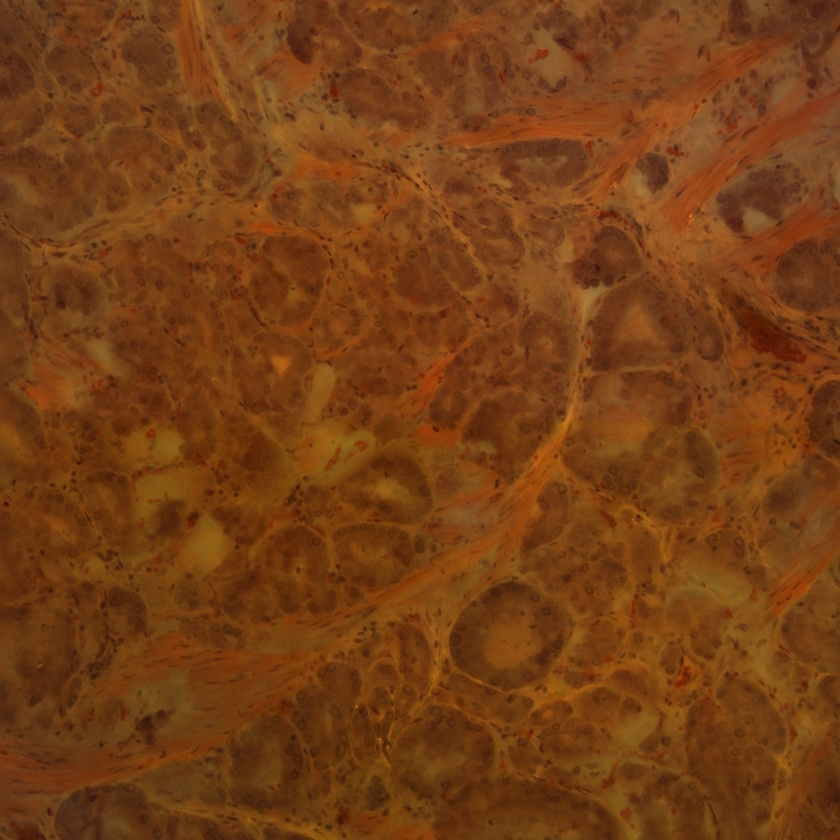
#> input picture Prostate.jpg, 840 x 840 px, shrunk from 2048 x 2048 before the run, found by its file name
$ jupyter execute epicIII.ipynb
#> lines starting #> are read from the running program, lines starting #| are printed output that depends on the picture
#> further down, prostate is the input picture: PIL image 840x840 RGB; mean R, G, B 117.6, 62.8, 21.1
# Notebook le Epic

## Imports

[cell 1]
import numpy as np
import cv2 as cv
from PIL import Image, ImageEnhance
from matplotlib import pyplot as plt
from scipy.ndimage import gaussian_filter
from skimage.color import rgb2gray
from scipy.signal import convolve2d
import matplotlib.pyplot as plt
from PIL import Image, ImageEnhance

## Helper Functions

### imageLoad2Gray
coverts an image into grayscale and normalizes it

[cell 2]
def imageLoad2Gray(img: np.array, dtype = np.float32) -> np.array:
    image = np.asarray(img, dtype = dtype)
    image = rgb2gray(image)
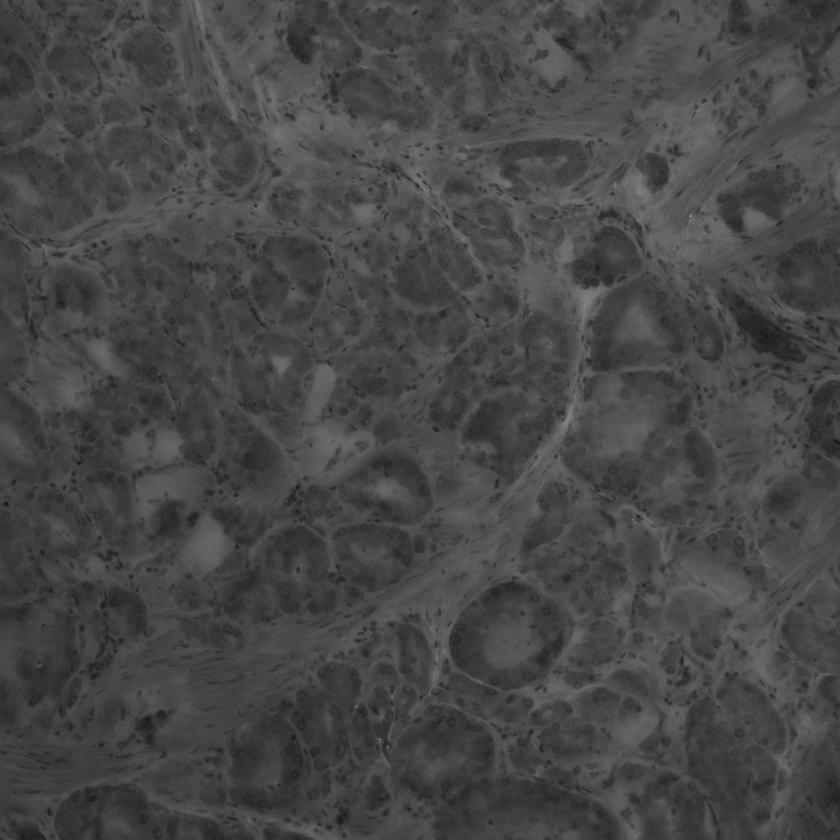
#> image: shape (840, 840) float32; min 14.63, max 166.4, mean 71.4
    image /= 255.0
    return image

### img_save
show and save a ndarray as an image

[cell 3]
def img_save(img_array, file_name, title= '', show = True, cmap=None, dtype = np.uint8):

    if show:
        plt.imshow(img_array.astype(dtype), cmap = cmap)
        plt.title(title)
        plt.show()

    plt.imsave(file_name, img_array.astype(dtype), cmap = cmap)

### brightness_pil

brightness of an image using Pillow

[cell 4]
def brightness_pil(img, factor=0.5):
    # Convert numpy array to PIL Image
    img_pil = Image.fromarray(np.uint8(img * 255))

    # Initialize the enhancer
    enhancer = ImageEnhance.Brightness(img_pil)

    # Apply the enhancement
    img_output_pil = enhancer.enhance(factor)

    # Convert enhanced PIL image back to numpy array
    img_output = np.array(img_output_pil) / 255.0  # Normalize to [0, 1] range

    return img_output

## Step 1

Convert the image into greyscale

[cell 5]
prostate = Image.open("Prostate.jpg")
gray_prostate = imageLoad2Gray(prostate)

[cell 6]
plt.imshow(gray_prostate, cmap="gray")

## Step 2

Play around with gaussian blur

[cell 7]
blurry_prostate = gaussian_filter(gray_prostate, sigma=15)

[cell 8]
plt.imshow(gray_prostate/blurry_prostate, cmap="gray")
plt.imsave(arr=gray_prostate/blurry_prostate, fname= "amgojs.png", cmap="gray")
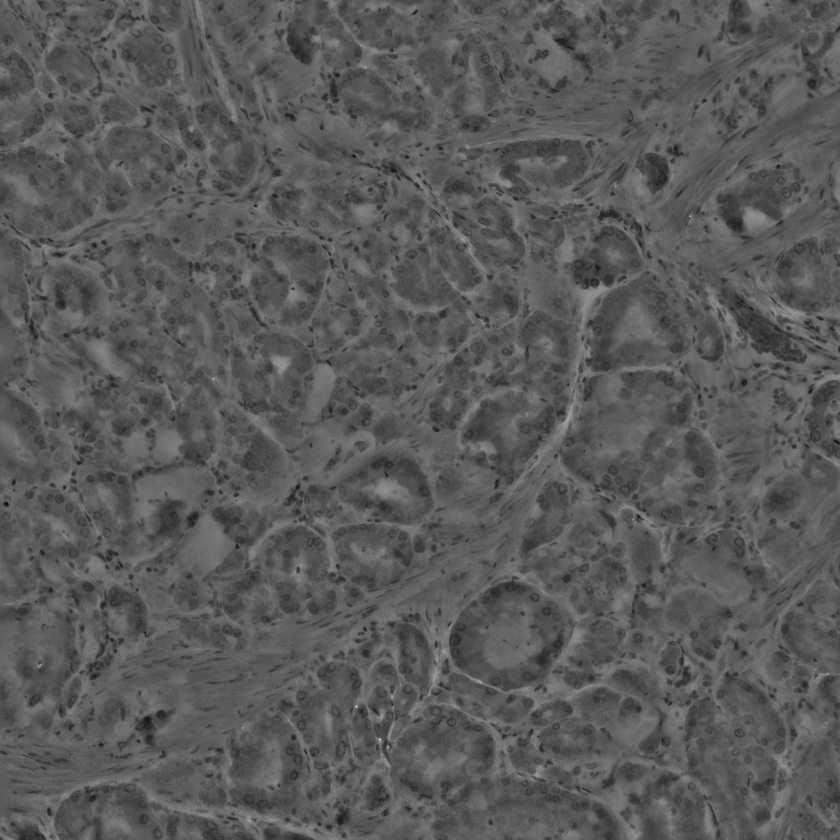
#> saved as amgojs.png: shape (840, 840, 3); min 0, max 255, mean 89.4
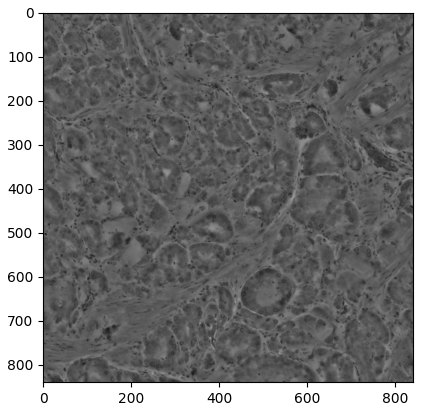
#> figure drawn by matplotlib, 1 panel

[cell 9]
arrgh = gray_prostate/blurry_prostate

## Step 3

Adjust brightness

[cell 10]
# Read the input image
img = cv.imread('amgojs.png', cv.IMREAD_GRAYSCALE)
#> img: shape (840, 840); min 0, max 255, mean 89.4

# Apply Gaussian blur to reduce noise
blurred = cv.GaussianBlur(img, (3, 3), 0)

# Apply unsharp masking for edge enhancement
unsharp_mask = cv.addWeighted(img, 1.5, blurred, -0.5, 0)

# Apply adaptive histogram equalization for contrast enhancement
clahe = cv.createCLAHE(clipLimit=2.0, tileGridSize=(8, 8))
enhanced = clahe.apply(unsharp_mask)

# Apply additional sharpening
kernel = np.array([[-1,-1,-1], [-1,9,-1], [-1,-1,-1]])
sharpened = cv.filter2D(enhanced, -1, kernel)
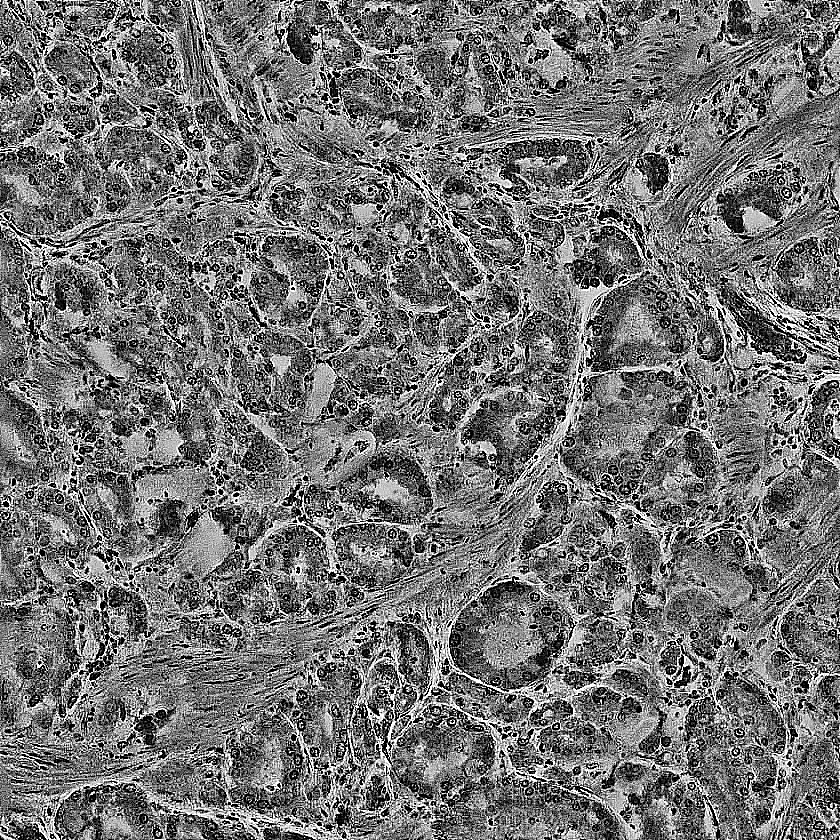
#> sharpened: shape (840, 840); min 0, max 255, mean 113.9

# Adjust brightness and contrast
alpha = 1.2  # Contrast control
beta = 10    # Brightness control
final = cv.convertScaleAbs(sharpened, alpha=alpha, beta=beta)
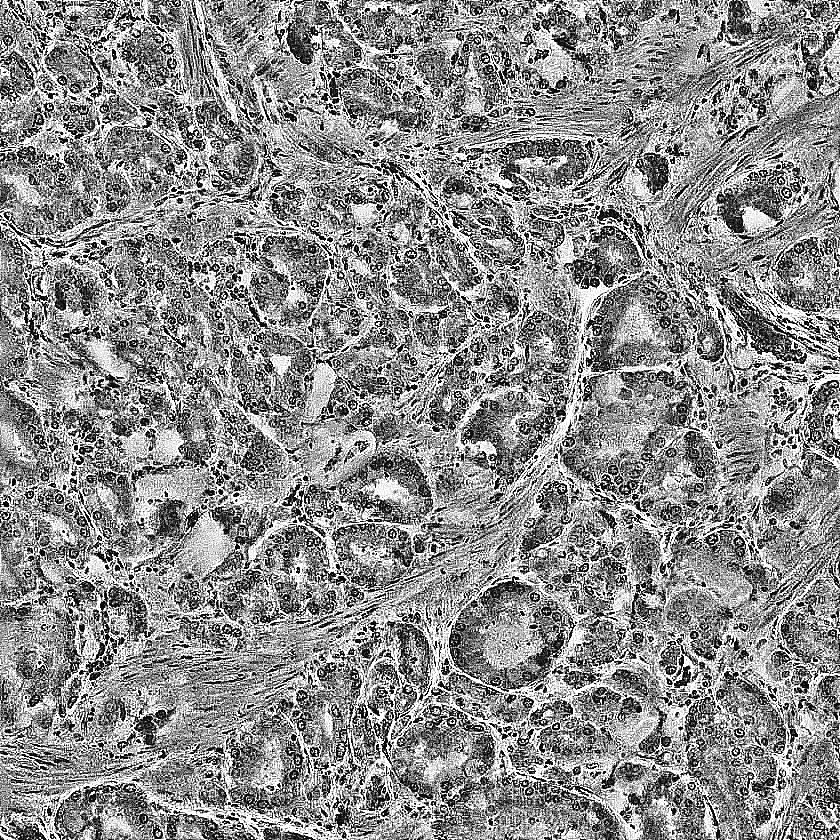
#> final: shape (840, 840); min 10, max 255, mean 141

# Save the result
cv.imwrite('enhanced_image.png', final)

# Display the original and enhanced images (optional)
cv.imshow('Original', img)
cv.imshow('Enhanced', final)
cv.waitKey(0)
cv.destroyAllWindows()

[cell 11]
type((gray_prostate/blurry_prostate))

[cell 12]
among = (gray_prostate / blurry_prostate) * 50
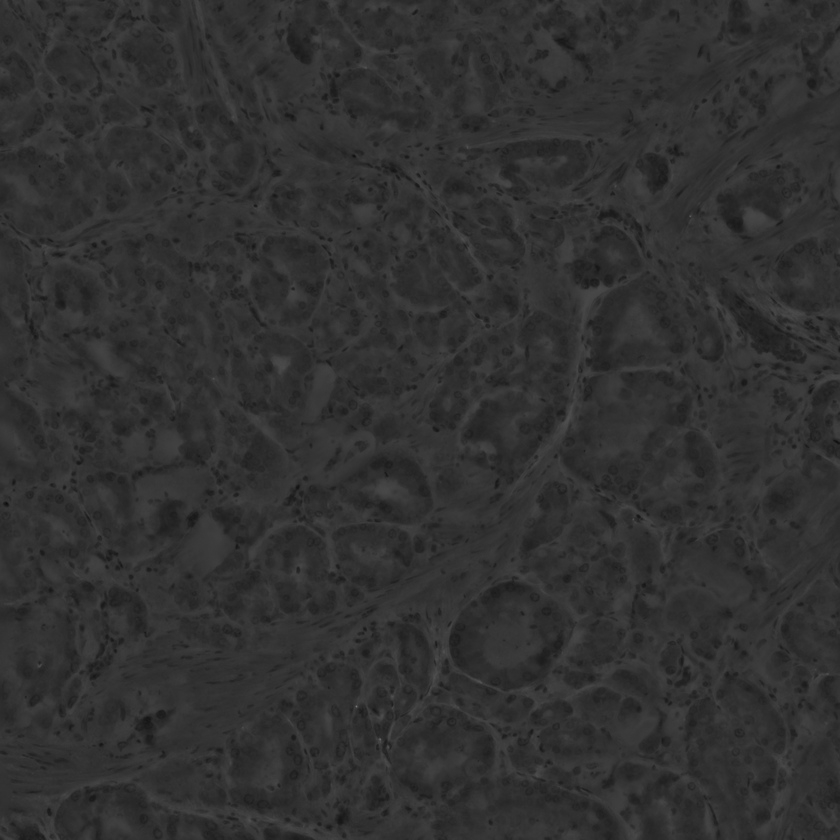
#> among: shape (840, 840) float32; min 11.81, max 120.1, mean 49.9
plt.imshow(among, cmap="gray", vmin=0, vmax=100)
plt.colorbar()  # Optional: Add a colorbar to show the mapping
plt.show()
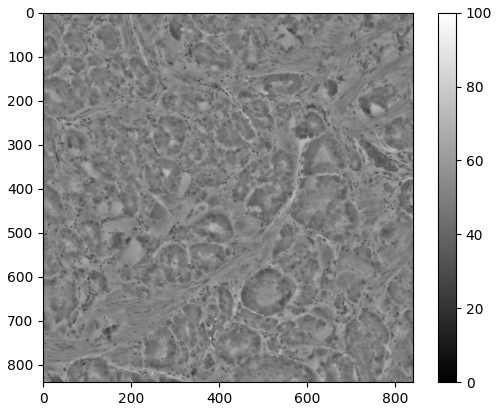
#> figure drawn by matplotlib, 2 panels

[cell 13]
kernal = [[1.90631489e-17, 1.05698461e-17, 8.47255538e-01],
          [5.76969453e-01, 4.82739032e-02, 3.00407548e-03],
          [5.41839183e-02, 9.60326306e-01, 1.80031533e-01]]

new = convolve2d(arrgh, kernal)
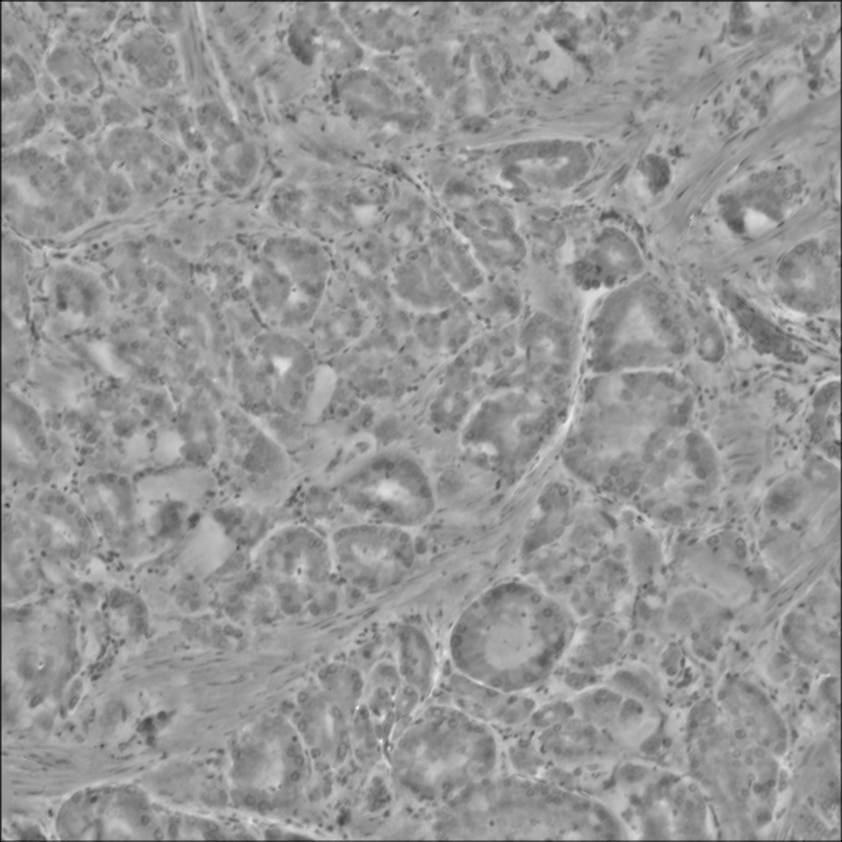
#> new: shape (842, 842) float64; min 2.13e-17, max 4.49, mean 2.65; drawn with min black and max white
plt.imsave(arr=new, fname="argh.jpg", cmap="gray")
